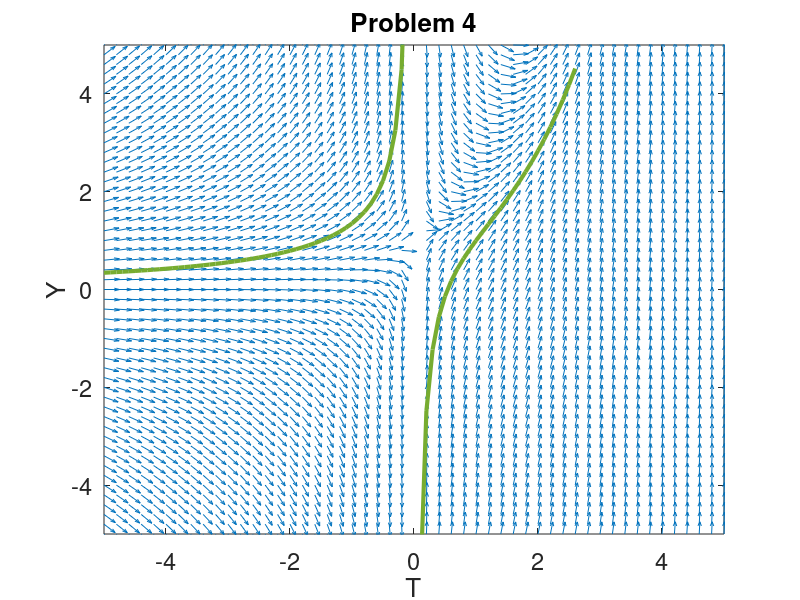

The MATLAB script that drew this image:
clear;

%set up the space
yvec = -5: .2 : 5; 
tvec = -5: .2 : 5;
[t,y] = meshgrid(tvec,yvec);

%set up function
delt = ones(size(t));
dely = (exp(t)-y)./t;

%This is a comment
fact = sqrt(delt.^2+dely.^2);
delt = delt./fact;
dely = dely./fact;
quiver(t,y,delt,dely);

%print out the plot map
hold on;
t = -5: .1: 2.6;
y =(exp(t)+1-exp(1))./t;
plot(t,y,'LineWidth',3);

%set up graph ++fancy
set(gca,'FontSize',17);
axis([-5,5,-5,5])
xlabel('T');
ylabel('Y');
title('Problem 4')